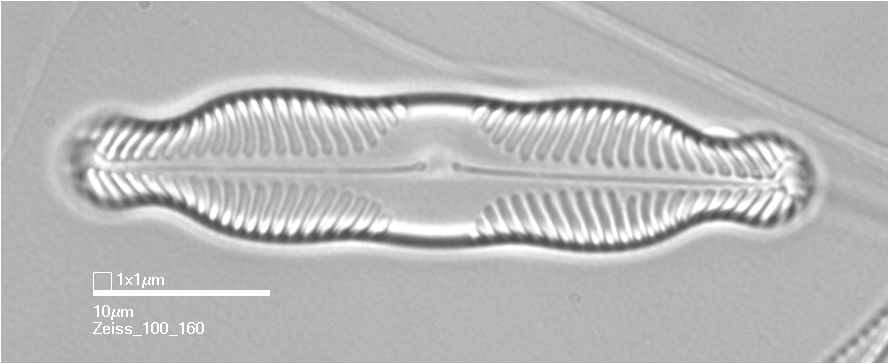
%> input picture images/batch1/000063B.TIF, 889 x 364 px
$ octave diatom_prepr.m   (GNU Octave 9; MATLAB toolbox functions it lacks are replaced by stand-ins)
%> lines starting %> are read from the running program, lines starting %| are printed output that depends on the picture; in (x1, y1, x2, y2) boxes, pixels count from 0 and x2, y2 are one past the last pixel; in counts of white or black regions, pixels touching at a corner belong together; the program's own positions count from 1
Im=imread('/home/aysylu/Desktop/ellipses/batch1/000063B.TIF');
%> Im is the input picture: size 364x889 uint8; min 72, max 255, mean 184.4
H=fspecial('gaussian',21,21);
Im_e = imfilter(Im,H,'replicate');
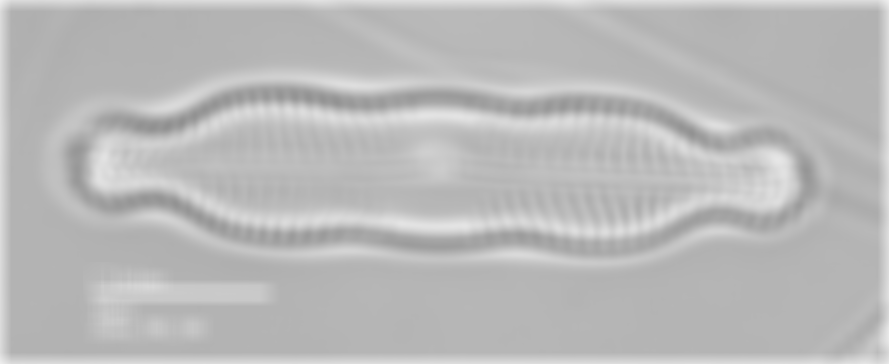
%> Im_e: size 364x889 uint8; min 143, max 238, mean 185.6
Im_e=edge(Im_e,'Canny', 0.6, 4);
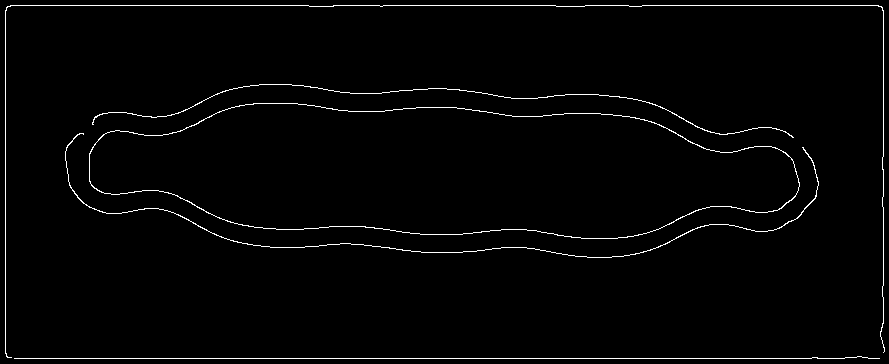
%> Im_e: size 364x889 logical; 1.8% white in thin lines or dots
%Im_e=bwmorph(Im_e,'remove');

se = strel('disk',30);
Im_e = imfill(Im_e,'holes');
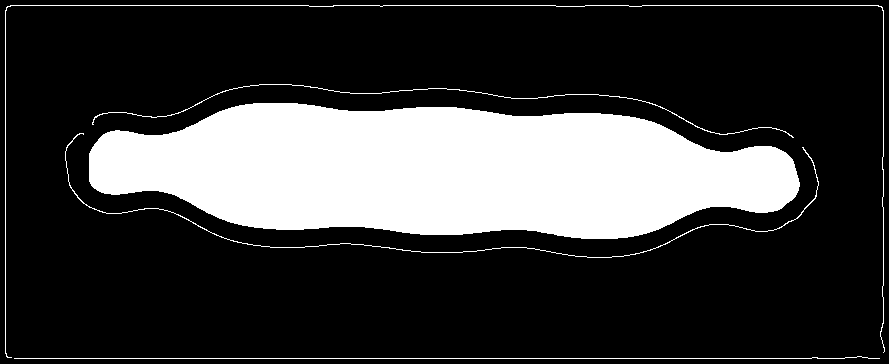
%> Im_e: size 364x889 logical; 23.3% white; 5 white regions, box (x1, y1, x2, y2) and area: (89, 103, 800, 239) 71242, (5, 5, 885, 358) 1590, (65, 133, 819, 258) 975, (14, 356, 880, 359) 867, (92, 84, 794, 138) 761
figure; imshow(Im_e);

$ run again, with images/batch1/000058B.TIF copied over images/batch1/000063B.TIF
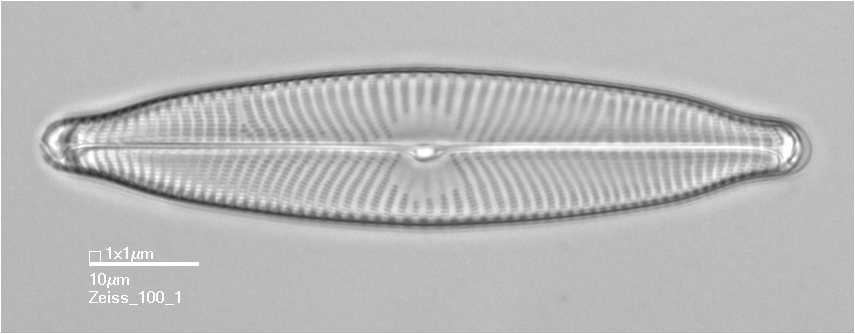
%> input picture images/batch1/000058B.TIF, 855 x 334 px
%> Im is the input picture: size 334x855 uint8; min 43, max 255, mean 185.2
%> `Im_e=edge(Im_e,'Canny', 0.6, 4);`:
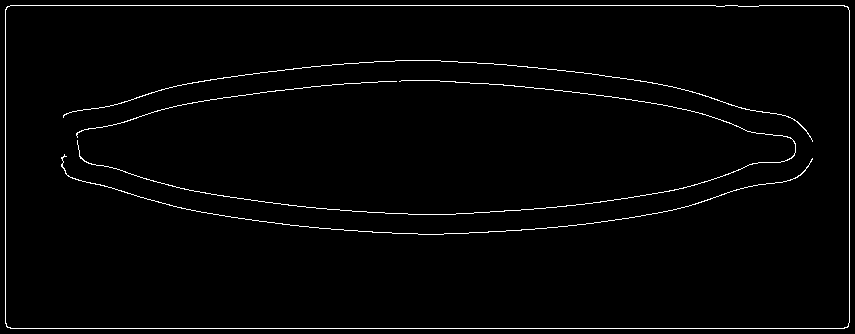
%> Im_e: size 334x855 logical; 1.9% white in thin lines or dots
%> `Im_e = imfill(Im_e,'holes');`:
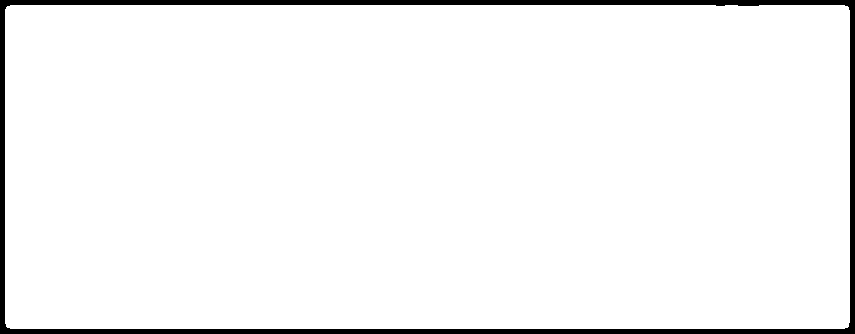
%> Im_e: size 334x855 logical; 95.8% white; 1 black region, box (x1, y1, x2, y2) and area: (0, 0, 855, 334) 11860

$ run again, with images/batch1/000060B.TIF copied over images/batch1/000063B.TIF
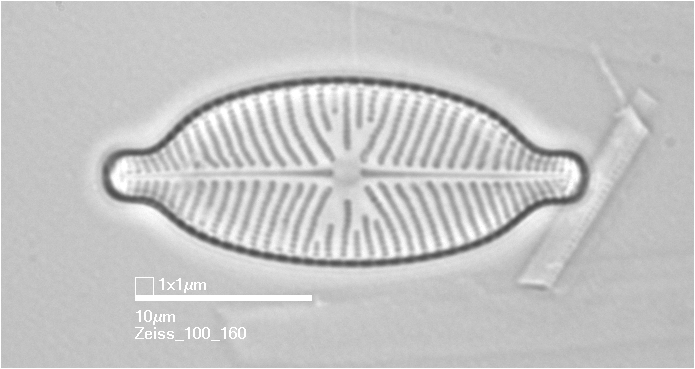
%> input picture images/batch1/000060B.TIF, 695 x 369 px
%> Im is the input picture: size 369x695 uint8; min 76, max 255, mean 197.4
%> `Im_e=edge(Im_e,'Canny', 0.6, 4);`:
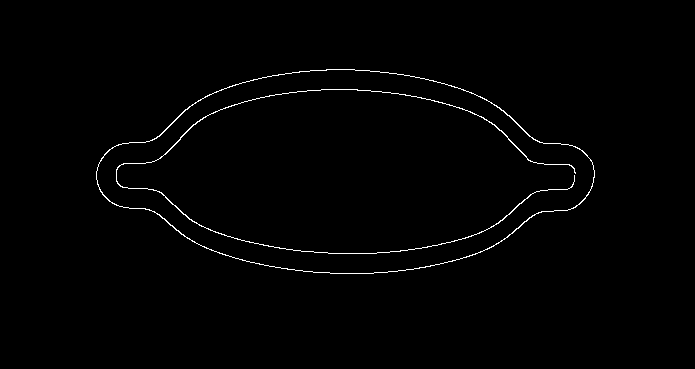
%> Im_e: size 369x695 logical; 0.94% white in thin lines or dots, all inside (x1, y1, x2, y2) = (96, 69, 595, 274)
%> `Im_e = imfill(Im_e,'holes');`:
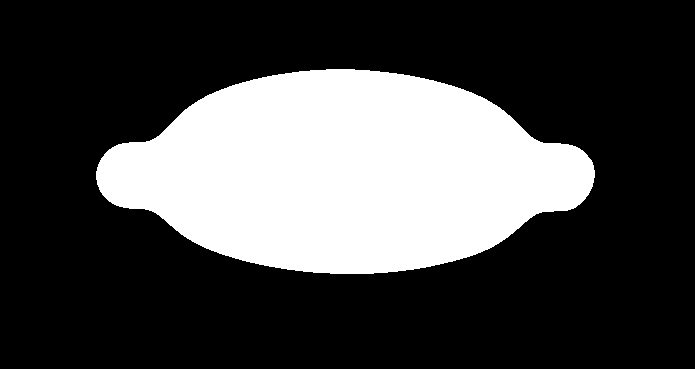
%> Im_e: size 369x695 logical; 27.8% white; 1 white region, box (x1, y1, x2, y2) and area: (96, 69, 595, 274) 71412

$ run again, with images/batch1/000065B.TIF copied over images/batch1/000063B.TIF
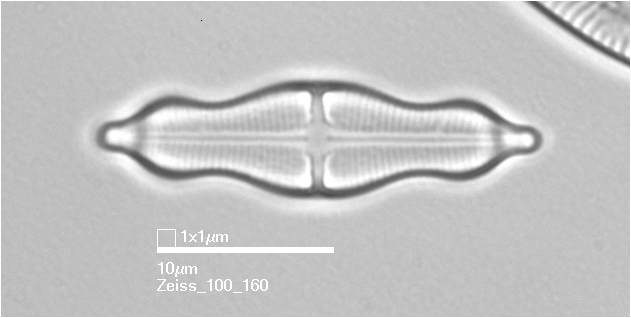
%> input picture images/batch1/000065B.TIF, 631 x 318 px
%> Im is the input picture: size 318x631 uint8; min 2, max 255, mean 195.7
%> `Im_e = imfilter(Im,H,'replicate');`:
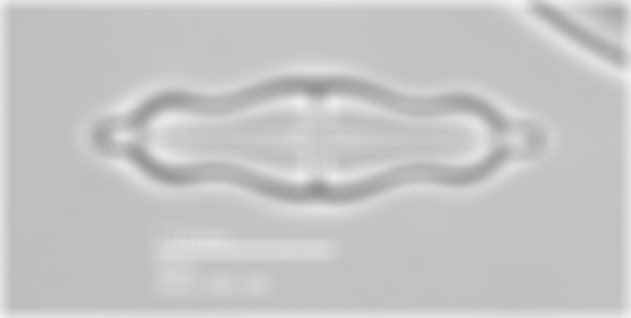
%> Im_e: size 318x631 uint8; min 145, max 241, mean 197
%> `Im_e=edge(Im_e,'Canny', 0.6, 4);`:
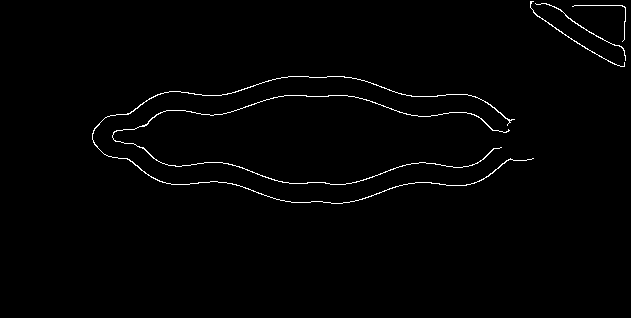
%> Im_e: size 318x631 logical; 1.1% white in thin lines or dots, all inside (x1, y1, x2, y2) = (92, 1, 626, 204)
